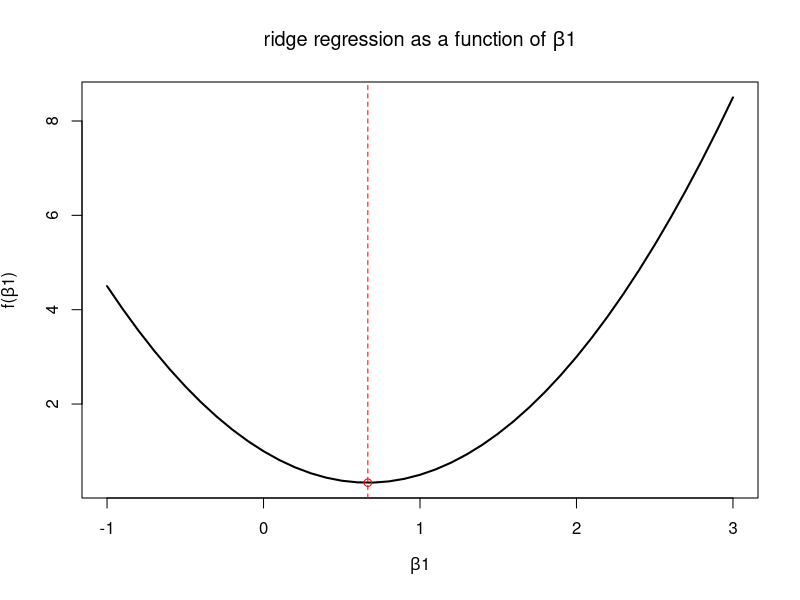
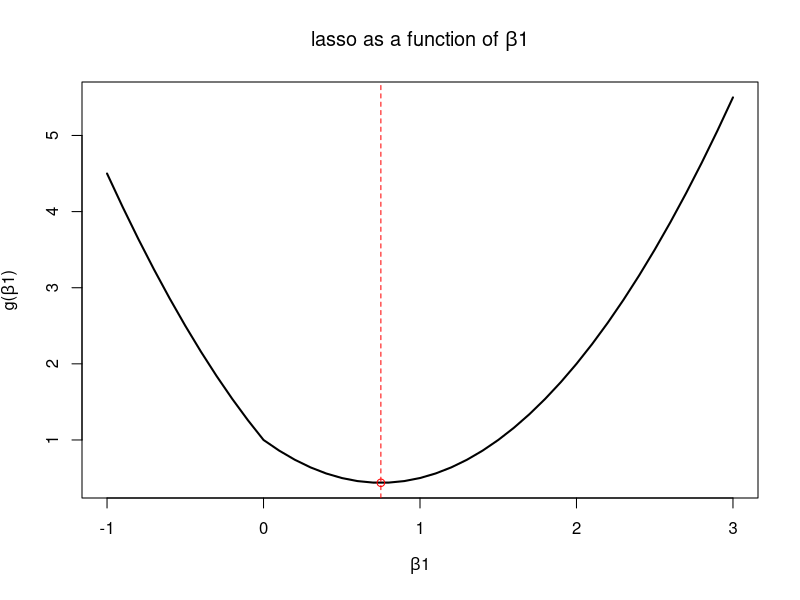
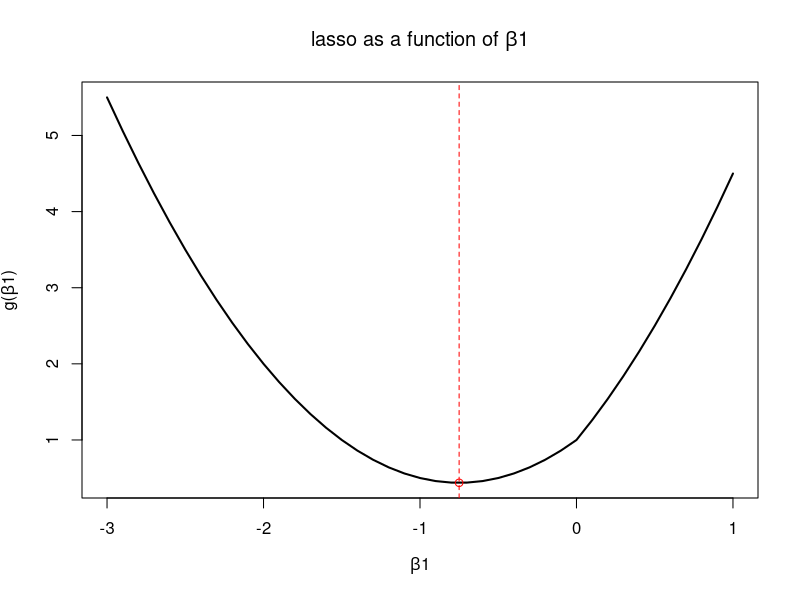
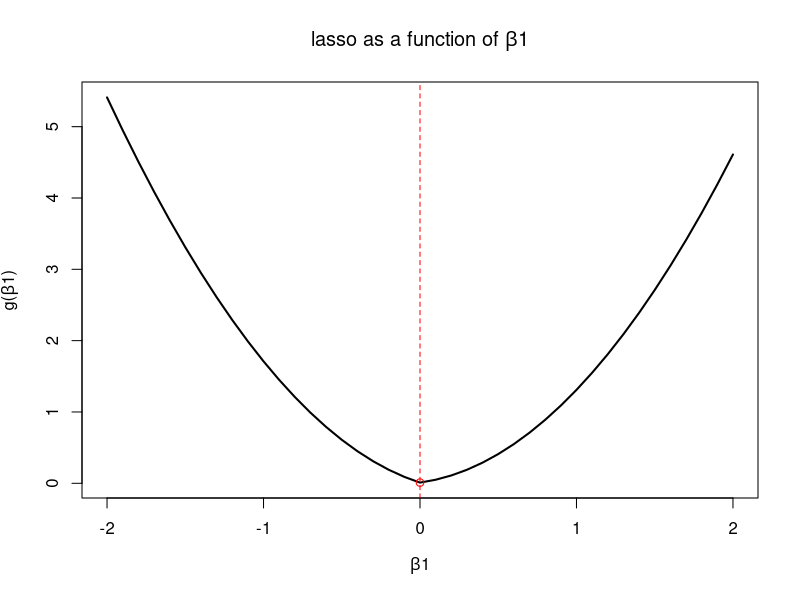

The R script that drew these images, in order:
# (a)
y1 = 1
lambda = 0.5
beta1 = seq(from=-1, to=3, by=0.1)
f = (y1 - beta1)^2 + lambda*(beta1^2)
plot(beta1, f, type="l", lwd=2, xlab=expression(paste(beta, '1')), ylab=expression(paste('f(',beta, '1)')),main=expression(paste("ridge regression as a function of ",beta, '1')))
abline(v=y1/(1+lambda), lty=2, col="red")
beta1 = y1/(1+lambda)
f = (y1 - beta1)^2 + lambda*(beta1^2)
points(beta1, f, col="red")

# (b)
# y1 > lambda/2
y1 = 1
lambda = 0.5
beta1 = seq(from=-1, to=3, by=0.1)
g = (y1 - beta1)^2 + lambda*(abs(beta1))
plot(beta1, g, type="l", lwd=2, xlab=expression(paste(beta, '1')), ylab=expression(paste('g(',beta, '1)')),main=expression(paste("lasso as a function of ",beta, '1')))
abline(v=y1-lambda/2, lty=2, col="red")
beta1 = y1-lambda/2
g = (y1 - beta1)^2 + lambda*(abs(beta1))
points(beta1, g, col="red")
# y1 < -lambda/2
y1 = -1
lambda = 0.5
beta1 = seq(from=-3, to=1, by=0.1)
g = (y1 - beta1)^2 + lambda*(abs(beta1))
plot(beta1, g, type="l", lwd=2, xlab=expression(paste(beta, '1')), ylab=expression(paste('g(',beta, '1)')),main=expression(paste("lasso as a function of ",beta, '1')))
abline(v=y1+lambda/2, lty=2, col="red")
beta1 = y1+lambda/2
g = (y1 - beta1)^2 + lambda*(abs(beta1))
points(beta1, g, col="red")
# |y1| <= lambda/2
y1 = 0.1
lambda = 0.5
beta1 = seq(from=-2, to=2, by=0.1)
g = (y1 - beta1)^2 + lambda*(abs(beta1))
plot(beta1, g, type="l", lwd=2, xlab=expression(paste(beta, '1')), ylab=expression(paste('g(',beta, '1)')),main=expression(paste("lasso as a function of ",beta, '1')))
abline(v=0, lty=2, col="red")
beta1 = 0
g = (y1 - beta1)^2 + lambda*(abs(beta1))
points(beta1, g, col="red")

